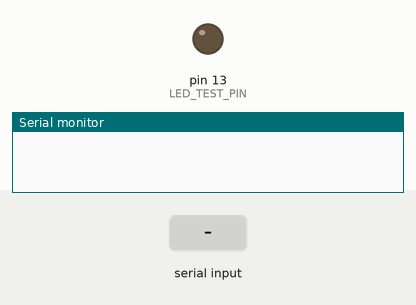
Recording of a sketch running on a simulated Arduino Uno, built with avr-gcc and run on an emulated ATmega328P. Shown: output pins drawn as LEDs (lit = HIGH), the last lines printed to the serial monitor. The inputs (shaded band) are chosen by the test bench.

Above: at 1.2 s.
1.3 s: "LED_ON" received over Serial
At 3.1 s:
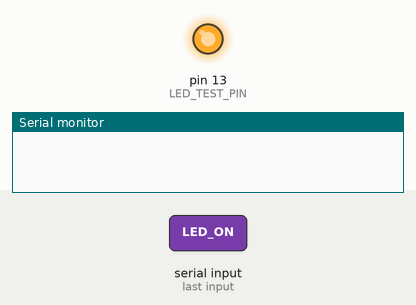
3.8 s: "LED_OFF" received over Serial
At 6.2 s:
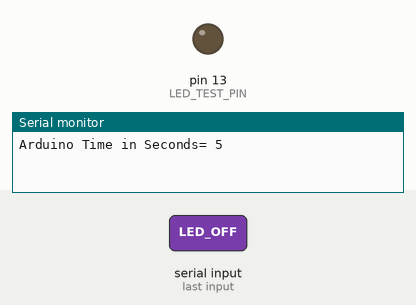
Timing chart, 0 to 7.7 s (numbered marks = the images above; inputs shaded):
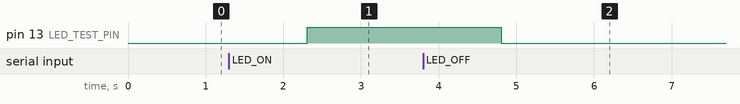

The sketch:

ArduinoSerialTest.ino
```cpp
#define LED_TEST_PIN 13

void setup()
{
  Serial.begin(9600);
  pinMode(LED_TEST_PIN, OUTPUT);
  digitalWrite(LED_TEST_PIN, LOW);
}

unsigned long lastTime = 0;
void loop()
{
  if(Serial.available() > 0)
  {
    String cmd = Serial.readString();
    if(cmd == "LED_ON")
      digitalWrite(LED_TEST_PIN, HIGH);
    else if (cmd == "LED_OFF")
      digitalWrite(LED_TEST_PIN, LOW);
    else //Echo serial commands that aren't specific
    {
      Serial.print("You just said: '");
      Serial.print(cmd);
      Serial.println("'");
    }
  }

  //Send the time over serial every 5 seconds.
  unsigned long currentTime = millis();
  if(currentTime % 5000 == 0 && currentTime != lastTime)
  {
    Serial.print("Arduino Time in Seconds= ");
    Serial.println(currentTime/1000);
    lastTime = currentTime;
  }
}
```

Measured:
- after the input at 1.3 s, pin 13 (LED_TEST_PIN): LOW → HIGH after 1.0 s
- after the input at 3.8 s, pin 13 (LED_TEST_PIN): HIGH → LOW after 1.0 s
